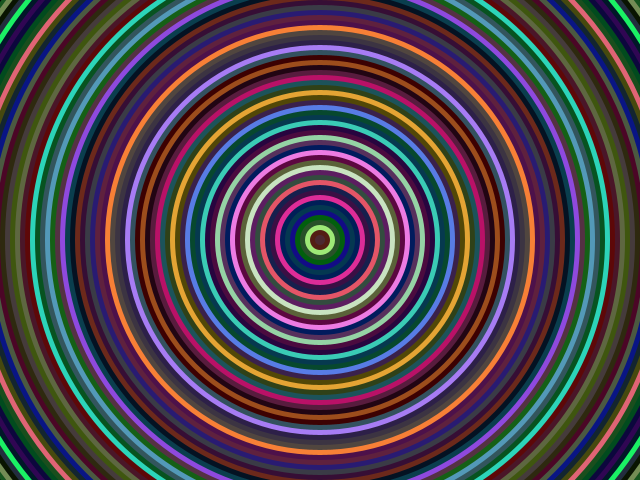
Frame 1 (no input)
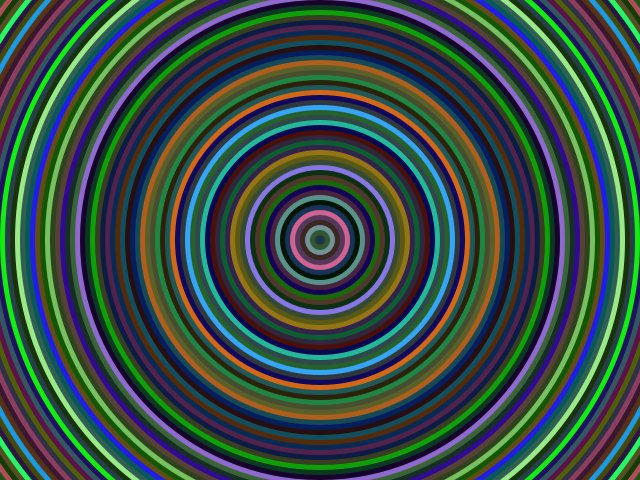
Frame 60 (the mouse pressed at the canvas centre just before this capture)
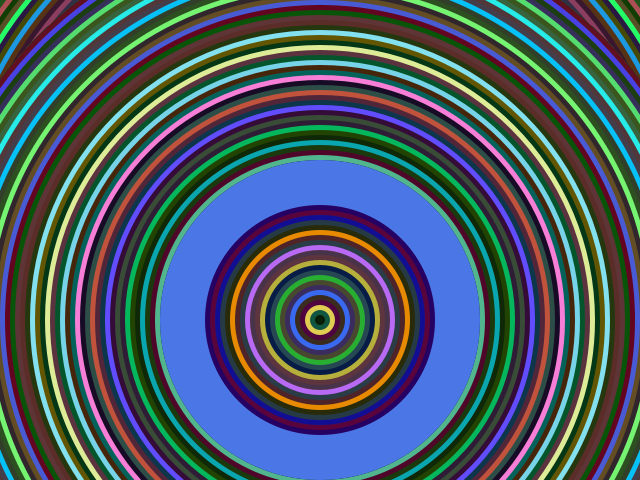
Frame 120 (the mouse held since frame 60 and released just before this capture)

The Processing sketch that drew these frames (run headless with seeded random() and noise(); from frame 60 on, the mouse is pressed at the canvas centre):

// Processing sketch: processing_75498
// ── processing_75498.pde

int xPosition=320;
int yPosition=240;
void setup() {
  size(640,480);
  background(random (100),random (100),random (100));
  frameRate(1500);
}

void draw() {
  smooth();
  fill(random(100),random(100),random(100)); 
  ellipse(xPosition,yPosition,800,800);
noStroke();
  smooth();
  fill(random(255),random(255),random(255));
  ellipse(xPosition,yPosition,790,790);
smooth();
  fill(random(100),random(100),random(100)); 
  ellipse(xPosition,yPosition,780,780);
noStroke();
smooth();
  fill(random(100),random(100),random(100)); 
  ellipse(xPosition,yPosition,770,770);
noStroke();
  smooth();
  fill(random(255),random(255),random(255));
  ellipse(xPosition,yPosition,760,760);
smooth();
  fill(random(100),random(100),random(100)); 
  ellipse(xPosition,yPosition,750,750);
noStroke();
smooth();
  fill(random(100),random(100),random(100)); 
  ellipse(xPosition,yPosition,740,740);
noStroke();
  smooth();
  fill(random(255),random(255),random(255));
  ellipse(xPosition,yPosition,730,730);
smooth();
  fill(random(100),random(100),random(100)); 
  ellipse(xPosition,yPosition,720,720);
noStroke();
smooth();
  fill(random(100),random(100),random(100)); 
  ellipse(xPosition,yPosition,710,710);
noStroke();
  smooth();
  fill(random(255),random(255),random(255));
  ellipse(xPosition,yPosition,700,700);
smooth();
  fill(random(100),random(100),random(100)); 
  ellipse(xPosition,yPosition,690,690);
noStroke();
smooth();
  fill(random(100),random(100),random(100)); 
  ellipse(xPosition,yPosition,680,680);
noStroke();
  smooth();
  fill(random(255),random(255),random(255));
  ellipse(xPosition,yPosition,670,670);
smooth();
  fill(random(100),random(100),random(100)); 
  ellipse(xPosition,yPosition,660,660);
noStroke();
smooth();
  fill(random(100),random(100),random(100)); 
  ellipse(xPosition,yPosition,650,650);
noStroke();
  smooth();
  fill(random(255),random(255),random(255));
  ellipse(xPosition,yPosition,640,640);
smooth();
  fill(random(100),random(100),random(100)); 
  ellipse(xPosition,yPosition,630,630);
noStroke();
smooth();
  fill(random(100),random(100),random(100)); 
  ellipse(xPosition,yPosition,620,620);
noStroke();
  smooth();
  fill(random(255),random(255),random(255));
  ellipse(xPosition,yPosition,610,610);
smooth();
  fill(random(100),random(100),random(100)); 
  ellipse(xPosition,yPosition,600,600);
noStroke();
smooth();
  fill(random(100),random(100),random(100)); 
  ellipse(xPosition,yPosition,590,590);
noStroke();
  smooth();
  fill(random(255),random(255),random(255));
  ellipse(xPosition,yPosition,580,580);
smooth();
  fill(random(100),random(100),random(100)); 
  ellipse(xPosition,yPosition,570,570);
noStroke();
smooth();
  fill(random(100),random(100),random(100)); 
  ellipse(xPosition,yPosition,560,560);
noStroke();
  smooth();
  fill(random(255),random(255),random(255));
  ellipse(xPosition,yPosition,550,550);
smooth();
  fill(random(100),random(100),random(100)); 
  ellipse(xPosition,yPosition,540,540);
noStroke();
smooth();
  fill(random(100),random(100),random(100)); 
  ellipse(xPosition,yPosition,530,530);
noStroke();
  smooth();
  fill(random(255),random(255),random(255));
  ellipse(xPosition,yPosition,520,520);
smooth();
  fill(random(100),random(100),random(100)); 
  ellipse(xPosition,yPosition,510,510);
noStroke();
smooth();
  fill(random(100),random(100),random(100)); 
  ellipse(xPosition,yPosition,500,500);
noStroke();
  smooth();
  fill(random(255),random(255),random(255));
  ellipse(xPosition,yPosition,490,490);
smooth();
  fill(random(100),random(100),random(100)); 
  ellipse(xPosition,yPosition,480,480);
noStroke();

  smooth();
  fill(random(100),random(100),random(100)); 
  ellipse(xPosition,yPosition,470,470);
noStroke();
  smooth();
  fill(random(255),random(255),random(255));
  ellipse(xPosition,yPosition,460,460);
smooth();
  fill(random(100),random(100),random(100)); 
  ellipse(xPosition,yPosition,450,450);
noStroke();
smooth();
  fill(random(100),random(100),random(100)); 
  ellipse(xPosition,yPosition,440,440);
noStroke();
  smooth();
  fill(random(255),random(255),random(255));
  ellipse(xPosition,yPosition,430,430);
smooth();
  fill(random(100),random(100),random(100)); 
  ellipse(xPosition,yPosition,420,420);
noStroke();
smooth();
  fill(random(100),random(100),random(100)); 
  ellipse(xPosition,yPosition,410,410);
noStroke();
smooth();
  fill(random(100),random(100),random(100)); 
  ellipse(xPosition,yPosition,400,400);
noStroke();
  smooth();
  fill(random(255),random(255),random(255));
  ellipse(xPosition,yPosition,390,390);
smooth();
  fill(random(100),random(100),random(100)); 
  ellipse(xPosition,yPosition,380,380);
noStroke();
smooth();
  fill(random(100),random(100),random(100)); 
  ellipse(xPosition,yPosition,370,370);
noStroke();
  smooth();
  fill(random(255),random(255),random(255));
  ellipse(xPosition,yPosition,360,360);
smooth();
  fill(random(100),random(100),random(100)); 
  ellipse(xPosition,yPosition,350,350);
noStroke();
smooth();
  fill(random(100),random(100),random(100)); 
  ellipse(xPosition,yPosition,340,340);
noStroke();
  smooth();
  fill(random(255),random(255),random(255));
  ellipse(xPosition,yPosition,330,330);
smooth();
  fill(random(100),random(100),random(100)); 
  ellipse(xPosition,yPosition,xPosition,xPosition);
noStroke();
smooth();
  fill(random(100),random(100),random(100)); 
  ellipse(xPosition,yPosition,310,310);
noStroke();
  smooth();
  fill(random(255),random(255),random(255));
  ellipse(xPosition,yPosition,300,300);
smooth();
  fill(random(100),random(100),random(100)); 
  ellipse(xPosition,yPosition,290,290);
noStroke();
smooth();
  fill(random(100),random(100),random(100)); 
  ellipse(xPosition,yPosition,280,280);
noStroke();
  smooth();
  fill(random(255),random(255),random(255));
  ellipse(xPosition,yPosition,270,270);
smooth();
  fill(random(100),random(100),random(100)); 
  ellipse(xPosition,yPosition,260,260);
noStroke();
smooth();
  fill(random(100),random(100),random(100)); 
  ellipse(xPosition,yPosition,250,250);
noStroke();
  smooth();
  fill(random(255),random(255),random(255));
  ellipse(xPosition,yPosition,yPosition,yPosition);
smooth();
  fill(random(100),random(100),random(100)); 
  ellipse(xPosition,yPosition,230,230);
noStroke();
smooth();
  fill(random(100),random(100),random(100)); 
  ellipse(xPosition,yPosition,220,220);
noStroke();
  smooth();
  fill(random(255),random(255),random(255));
  ellipse(xPosition,yPosition,210,210);
smooth();
  fill(random(100),random(100),random(100)); 
  ellipse(xPosition,yPosition,200,200);
noStroke();
smooth();
  fill(random(100),random(100),random(100)); 
  ellipse(xPosition,yPosition,190,190);
noStroke();
  smooth();
  fill(random(255),random(255),random(255));
  ellipse(xPosition,yPosition,180,180);
smooth();
  fill(random(100),random(100),random(100)); 
  ellipse(xPosition,yPosition,170,170);
noStroke();
smooth();
  fill(random(100),random(100),random(100)); 
  ellipse(xPosition,yPosition,160,160);
noStroke();
  smooth();
  fill(random(255),random(255),random(255));
  ellipse(xPosition,yPosition,150,150);
smooth();
  fill(random(100),random(100),random(100)); 
  ellipse(xPosition,yPosition,140,140);
noStroke();
smooth();
  fill(random(100),random(100),random(100)); 
  ellipse(xPosition,yPosition,130,130);
noStroke();
  smooth();
  fill(random(255),random(255),random(255));
  ellipse(xPosition,yPosition,120,120);
smooth();
  fill(random(100),random(100),random(100)); 
  ellipse(xPosition,yPosition,110,110);
noStroke();
smooth();
  fill(random(100),random(100),random(100)); 
  ellipse(xPosition,yPosition,100,100);
noStroke();
  smooth();
  fill(random(255),random(255),random(255));
  ellipse(xPosition,yPosition,90,90);
smooth();
  fill(random(100),random(100),random(100)); 
  ellipse(xPosition,yPosition,80,80);
noStroke();
smooth();
  fill(random(100),random(100),random(100)); 
  ellipse(xPosition,yPosition,70,70);
noStroke();
  smooth();
  fill(random(255),random(255),random(255));
  ellipse(xPosition,yPosition,60,60);
smooth();
  fill(random(100),random(100),random(100)); 
  ellipse(xPosition,yPosition,50,50);
noStroke();
smooth();
  fill(random(100),random(100),random(100)); 
  ellipse(xPosition,yPosition,40,40);
noStroke();
  smooth();
  fill(random(255),random(255),random(255));
  ellipse(xPosition,yPosition,30,30);
smooth();
  fill(random(100),random(100),random(100)); 
  ellipse(xPosition,yPosition,20,20);
noStroke();
smooth();
  fill(random(100),random(100),random(100)); 
  ellipse(xPosition,yPosition,10,10);
noStroke();
}

void mousePressed(){
 xPosition=pmouseX;
 yPosition=mouseX;
  println(mousePressed);
}
